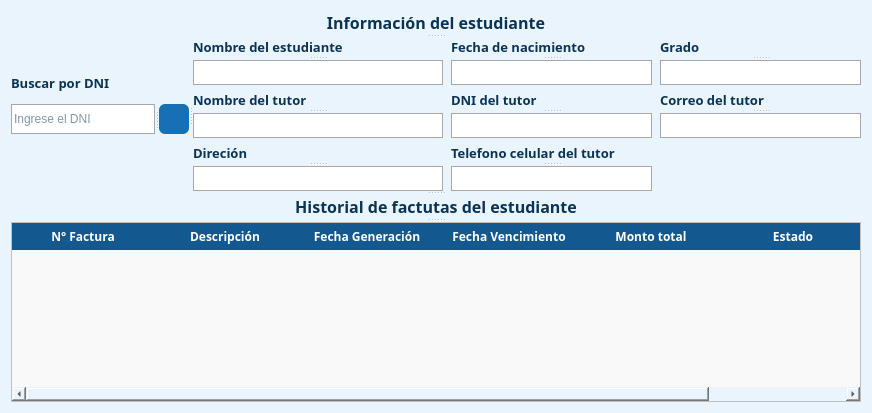
             <widget class="QWidget" name="searchStudent">
              <property name="styleSheet">
               <string notr="true">background-color:#e9f4fd;</string>
              </property>
              <attribute name="title">
               <string>Consultar Estudiante</string>
              </attribute>
              <layout class="QGridLayout" name="gridLayout_5">
               <item row="0" column="0">
                <widget class="QSplitter" name="splitter">
                 <property name="orientation">
                  <enum>Qt::Vertical</enum>
                 </property>
                 <widget class="QLabel" name="tittle_info">
                  <property name="font">
                   <font>
                    <family>Euphemia</family>
                    <pointsize>12</pointsize>
                    <weight>75</weight>
                    <bold>true</bold>
                   </font>
                  </property>
                  <property name="layoutDirection">
                   <enum>Qt::LeftToRight</enum>
                  </property>
                  <property name="styleSheet">
                   <string notr="true">color: rgb(11, 52, 84);</string>
                  </property>
                  <property name="text">
                   <string>Información del estudiante</string>
                  </property>
                  <property name="alignment">
                   <set>Qt::AlignCenter</set>
                  </property>
                  <property name="margin">
                   <number>10</number>
                  </property>
                 </widget>
                 <widget class="QSplitter" name="info_student">
                  <property name="orientation">
                   <enum>Qt::Horizontal</enum>
                  </property>
                  <widget class="QWidget" name="search_studentWidget" native="true">
                   <layout class="QGridLayout" name="gridLayout_7">
                    <item row="0" column="0">
                     <layout class="QVBoxLayout" name="search_student">
                      <property name="spacing">
                       <number>6</number>
                      </property>
                      <item>
                       <widget class="QLabel" name="title_search">
                        <property name="minimumSize">
                         <size>
                          <width>0</width>
                          <height>30</height>
                         </size>
                        </property>
                        <property name="maximumSize">
                         <size>
                          <width>16777215</width>
                          <height>30</height>
                         </size>
                        </property>
                        <property name="font">
                         <font>
                          <family>Euphemia</family>
                          <pointsize>10</pointsize>
                          <weight>75</weight>
                          <bold>true</bold>
                         </font>
                        </property>
                        <property name="styleSheet">
                         <string notr="true">color: rgb(11, 52, 84);</string>
                        </property>
                        <property name="lineWidth">
                         <number>6</number>
                        </property>
                        <property name="text">
                         <string>Buscar por DNI</string>
                        </property>
                       </widget>
                      </item>
                      <item>
                       <widget class="QSplitter" name="box_search">
                        <property name="orientation">
                         <enum>Qt::Horizontal</enum>
                        </property>
                        <widget class="QLineEdit" name="box_dni">
                         <property name="font">
                          <font>
                           <pointsize>9</pointsize>
                          </font>
                         </property>
                         <property name="styleSheet">
                          <string notr="true">background-color: rgb(255, 255, 255);
color: rgb(11, 52, 84);
border:1px solid  #a8a8a8;</string>
                         </property>
                         <property name="placeholderText">
                          <string>Ingrese el DNI </string>
                         </property>
                        </widget>
                        <widget class="QPushButton" name="button_searchDNI">
                         <property name="minimumSize">
                          <size>
                           <width>30</width>
                           <height>30</height>
                          </size>
                         </property>
                         <property name="maximumSize">
                          <size>
                           <width>30</width>
                           <height>30</height>
                          </size>
                         </property>
                         <property name="cursor">
                          <cursorShape>PointingHandCursor</cursorShape>
                         </property>
                         <property name="styleSheet">
                          <string notr="true">background-color:#1770b3;
borde: none;
border-radius:6px;
</string>
                         </property>
                         <property name="text">
                          <string/>
                         </property>
                         <property name="icon">
                          <iconset resource="../../../dashboard/resources.qrc">
                           <normaloff>:/icons/assets/icons/Search.svg</normaloff>:/icons/assets/icons/Search.svg</iconset>
                         </property>
                        </widget>
                       </widget>
                      </item>
                      <item>
                       <widget class="QLabel" name="message_error">
                        <property name="minimumSize">
                         <size>
                          <width>0</width>
                          <height>20</height>
                         </size>
                        </property>
                        <property name="maximumSize">
                         <size>
                          <width>16777215</width>
                          <height>20</height>
                         </size>
                        </property>
                        <property name="font">
                         <font>
                          <family>Euphemia</family>
                          <pointsize>9</pointsize>
                          <weight>75</weight>
                          <bold>true</bold>
                         </font>
                        </property>
                        <property name="styleSheet">
                         <string notr="true">font-family: Euphemia;
color:red;
</string>
                        </property>
                        <property name="text">
                         <string/>
                        </property>
                       </widget>
                      </item>
                     </layout>
                    </item>
                   </layout>
                  </widget>
                  <widget class="QWidget" name="info_studentWidget" native="true">
                   <property name="styleSheet">
                    <string notr="true">QLabel{
color: rgb(11, 52, 84);
}</string>
                   </property>
                   <layout class="QGridLayout" name="gridLayout_6">
                    <item row="0" column="0">
                     <layout class="QVBoxLayout" name="info_student_2">
                      <item>
                       <layout class="QHBoxLayout" name="info1">
                        <property name="spacing">
                         <number>8</number>
                        </property>
                        <item>
                         <widget class="QSplitter" name="student_name">
                          <property name="orientation">
                           <enum>Qt::Vertical</enum>
                          </property>
                          <widget class="QLabel" name="label_studentName">
                           <property name="font">
                            <font>
                             <family>Euphemia</family>
                             <pointsize>10</pointsize>
                             <weight>75</weight>
                             <bold>true</bold>
                            </font>
                           </property>
                           <property name="text">
                            <string>Nombre del estudiante</string>
                           </property>
                          </widget>
                          <widget class="QLineEdit" name="input_student_name">
                           <property name="minimumSize">
                            <size>
                             <width>250</width>
                             <height>25</height>
                            </size>
                           </property>
                           <property name="maximumSize">
                            <size>
                             <width>250</width>
                             <height>16777215</height>
                            </size>
                           </property>
                           <property name="font">
                            <font>
                             <pointsize>10</pointsize>
                            </font>
                           </property>
                           <property name="styleSheet">
                            <string notr="true">background-color: rgb(255, 255, 255);
border:1px solid  #a8a8a8;
color: rgb(11, 52, 84);
</string>
                           </property>
                           <property name="text">
                            <string/>
                           </property>
                           <property name="readOnly">
                            <bool>true</bool>
                           </property>
                          </widget>
                         </widget>
                        </item>
                        <item>
                         <widget class="QSplitter" name="date_student">
                          <property name="orientation">
                           <enum>Qt::Vertical</enum>
                          </property>
                          <widget class="QLabel" name="label_date">
                           <property name="font">
                            <font>
                             <family>Euphemia</family>
                             <pointsize>10</pointsize>
                             <weight>75</weight>
                             <bold>true</bold>
                            </font>
                           </property>
                           <property name="text">
                            <string>Fecha de nacimiento</string>
                           </property>
                          </widget>
                          <widget class="QLineEdit" name="input_date">
                           <property name="minimumSize">
                            <size>
                             <width>0</width>
                             <height>25</height>
                            </size>
                           </property>
                           <property name="font">
                            <font>
                             <pointsize>10</pointsize>
                            </font>
                           </property>
                           <property name="styleSheet">
                            <string notr="true">background-color: rgb(255, 255, 255);
border:1px solid  #a8a8a8;
color: rgb(11, 52, 84);
</string>
                           </property>
                           <property name="readOnly">
                            <bool>true</bool>
                           </property>
                          </widget>
                         </widget>
                        </item>
                        <item>
                         <widget class="QSplitter" name="grade_student">
                          <property name="orientation">
                           <enum>Qt::Vertical</enum>
                          </property>
                          <widget class="QLabel" name="label_grade">
                           <property name="font">
                            <font>
                             <family>Euphemia</family>
                             <pointsize>10</pointsize>
                             <weight>75</weight>
                             <bold>true</bold>
                            </font>
                           </property>
                           <property name="text">
                            <string>Grado</string>
                           </property>
                          </widget>
                          <widget class="QLineEdit" name="input_grade">
                           <property name="minimumSize">
                            <size>
                             <width>0</width>
                             <height>25</height>
                            </size>
                           </property>
                           <property name="font">
                            <font>
                             <pointsize>10</pointsize>
                            </font>
                           </property>
                           <property name="styleSheet">
                            <string notr="true">background-color: rgb(255, 255, 255);
border:1px solid  #a8a8a8;
color: rgb(11, 52, 84);
</string>
                           </property>
                           <property name="readOnly">
                            <bool>true</bool>
                           </property>
                          </widget>
                         </widget>
                        </item>
                       </layout>
                      </item>
                      <item>
                       <layout class="QHBoxLayout" name="info2">
                        <property name="spacing">
                         <number>8</number>
                        </property>
                        <item>
                         <widget class="QSplitter" name="tutor_name">
                          <property name="orientation">
                           <enum>Qt::Vertical</enum>
                          </property>
                          <widget class="QLabel" name="label_tutor_name">
                           <property name="font">
                            <font>
                             <family>Euphemia</family>
                             <pointsize>10</pointsize>
                             <weight>75</weight>
                             <bold>true</bold>
                            </font>
                           </property>
                           <property name="text">
                            <string>Nombre del tutor</string>
                           </property>
                          </widget>
                          <widget class="QLineEdit" name="input_tutor_name">
                           <property name="minimumSize">
                            <size>
                             <width>250</width>
                             <height>25</height>
                            </size>
                           </property>
                           <property name="maximumSize">
                            <size>
                             <width>250</width>
                             <height>16777215</height>
                            </size>
                           </property>
                           <property name="font">
                            <font>
                             <pointsize>10</pointsize>
                            </font>
                           </property>
                           <property name="styleSheet">
                            <string notr="true">background-color: rgb(255, 255, 255);
border:1px solid  #a8a8a8;
color: rgb(11, 52, 84);
</string>
                           </property>
                           <property name="readOnly">
                            <bool>true</bool>
                           </property>
                          </widget>
                         </widget>
                        </item>
                        <item>
                         <widget class="QSplitter" name="dni_tutor">
                          <property name="orientation">
                           <enum>Qt::Vertical</enum>
                          </property>
                          <widget class="QLabel" name="label_dni_tutor">
                           <property name="font">
                            <font>
                             <family>Euphemia</family>
                             <pointsize>10</pointsize>
                             <weight>75</weight>
                             <bold>true</bold>
                            </font>
                           </property>
                           <property name="text">
                            <string>DNI del tutor</string>
                           </property>
                          </widget>
                          <widget class="QLineEdit" name="input_dni">
                           <property name="minimumSize">
                            <size>
                             <width>0</width>
                             <height>25</height>
                            </size>
                           </property>
                           <property name="font">
                            <font>
                             <pointsize>10</pointsize>
                            </font>
                           </property>
                           <property name="styleSheet">
                            <string notr="true">background-color: rgb(255, 255, 255);
border:1px solid  #a8a8a8;
color: rgb(11, 52, 84);
</string>
                           </property>
                           <property name="readOnly">
                            <bool>true</bool>
                           </property>
                          </widget>
                         </widget>
                        </item>
                        <item>
                         <widget class="QSplitter" name="email_tutor">
                          <property name="orientation">
                           <enum>Qt::Vertical</enum>
                          </property>
                          <widget class="QLabel" name="label_email_tutor">
                           <property name="font">
                            <font>
                             <family>Euphemia</family>
                             <pointsize>10</pointsize>
                             <weight>75</weight>
                             <bold>true</bold>
                            </font>
                           </property>
                           <property name="text">
                            <string>Correo del tutor</string>
                           </property>
                          </widget>
                          <widget class="QLineEdit" name="input_email">
                           <property name="minimumSize">
                            <size>
                             <width>0</width>
                             <height>25</height>
                            </size>
                           </property>
                           <property name="font">
                            <font>
                             <pointsize>10</pointsize>
                            </font>
                           </property>
                           <property name="styleSheet">
                            <string notr="true">background-color: rgb(255, 255, 255);
border:1px solid  #a8a8a8;
color: rgb(11, 52, 84);
</string>
                           </property>
                           <property name="readOnly">
                            <bool>true</bool>
                           </property>
                          </widget>
                         </widget>
                        </item>
                       </layout>
                      </item>
                      <item>
                       <layout class="QHBoxLayout" name="info3">
                        <property name="spacing">
                         <number>8</number>
                        </property>
                        <item>
                         <widget class="QSplitter" name="addres">
                          <property name="orientation">
                           <enum>Qt::Vertical</enum>
                          </property>
                          <widget class="QLabel" name="label_address">
                           <property name="font">
                            <font>
                             <family>Euphemia</family>
                             <pointsize>10</pointsize>
                             <weight>75</weight>
                             <bold>true</bold>
                            </font>
                           </property>
                           <property name="text">
                            <string>Direción</string>
                           </property>
                          </widget>
                          <widget class="QLineEdit" name="input_address">
                           <property name="minimumSize">
                            <size>
                             <width>250</width>
                             <height>25</height>
                            </size>
                           </property>
                           <property name="maximumSize">
                            <size>
                             <width>250</width>
                             <height>16777215</height>
                            </size>
                           </property>
                           <property name="font">
                            <font>
                             <pointsize>10</pointsize>
                            </font>
                           </property>
                           <property name="styleSheet">
                            <string notr="true">background-color: rgb(255, 255, 255);
border:1px solid  #a8a8a8;
color: rgb(11, 52, 84);
</string>
                           </property>
                           <property name="readOnly">
                            <bool>true</bool>
                           </property>
                          </widget>
                         </widget>
                        </item>
                        <item>
                         <widget class="QSplitter" name="phone_tutor">
                          <property name="orientation">
                           <enum>Qt::Vertical</enum>
                          </property>
                          <widget class="QLabel" name="label_phone">
                           <property name="font">
                            <font>
                             <family>Euphemia</family>
                             <pointsize>10</pointsize>
                             <weight>75</weight>
                             <bold>true</bold>
                            </font>
                           </property>
                           <property name="text">
                            <string>Telefono celular del tutor</string>
                           </property>
                          </widget>
                          <widget class="QLineEdit" name="input_phone">
                           <property name="minimumSize">
                            <size>
                             <width>0</width>
                             <height>25</height>
                            </size>
                           </property>
                           <property name="font">
                            <font>
                             <pointsize>10</pointsize>
                            </font>
                           </property>
                           <property name="styleSheet">
                            <string notr="true">background-color: rgb(255, 255, 255);
color: rgb(11, 52, 84);
border:1px solid  #a8a8a8;</string>
                           </property>
                           <property name="readOnly">
                            <bool>true</bool>
                           </property>
                          </widget>
                         </widget>
                        </item>
                        <item>
                         <widget class="QSplitter" name="splitter_20">
                          <property name="orientation">
                           <enum>Qt::Vertical</enum>
                          </property>
                         </widget>
                        </item>
                       </layout>
                      </item>
                     </layout>
                    </item>
                   </layout>
                  </widget>
                 </widget>
                 <widget class="QLabel" name="history_tittle">
                  <property name="font">
                   <font>
                    <family>Euphemia</family>
                    <pointsize>12</pointsize>
                    <weight>75</weight>
                    <bold>true</bold>
                   </font>
                  </property>
                  <property name="styleSheet">
                   <string notr="true">color: rgb(11, 52, 84);</string>
                  </property>
                  <property name="text">
                   <string>Historial de factutas del estudiante</string>
                  </property>
                  <property name="alignment">
                   <set>Qt::AlignCenter</set>
                  </property>
                  <property name="margin">
                   <number>6</number>
                  </property>
                 </widget>
                 <widget class="QTableWidget" name="history_table">
                  <property name="minimumSize">
                   <size>
                    <width>850</width>
                    <height>0</height>
                   </size>
                  </property>
                  <property name="maximumSize">
                   <size>
                    <width>850</width>
                    <height>16777215</height>
                   </size>
                  </property>
                  <property name="layoutDirection">
                   <enum>Qt::LeftToRight</enum>
                  </property>
                  <property name="styleSheet">
                   <string notr="true">QTableWidget {
 gridline-color: black; 
    background-color: #F9F9F9;
}

QTableWidget::item {
    padding: 1px;
 	 background-color: #e9f4fd;
     color: #000080; 
	text-align:center;
}

QTableWidget::item:selected {
    background-color: #ddeffd;
    color: black; 
}

QHeaderView::section {
    background-color: #13598f; 
    color: white; 
    padding: 3px;
    border: 0.4px solid white;
    font-family: Euphemia;
    font-size: 12px;
font-weight:bold;
}

QTableWidget::item:alternate {
    background-color: #F0F0F0;
}
</string>
                  </property>
                  <attribute name="horizontalHeaderDefaultSectionSize">
                   <number>142</number>
                  </attribute>
                  <attribute name="verticalHeaderVisible">
                   <bool>false</bool>
                  </attribute>
                  <column>
                   <property name="text">
                    <string>N° Factura</string>
                   </property>
                   <property name="textAlignment">
                    <set>AlignCenter</set>
                   </property>
                  </column>
                  <column>
                   <property name="text">
                    <string>Descripción</string>
                   </property>
                   <property name="textAlignment">
                    <set>AlignCenter</set>
                   </property>
                  </column>
                  <column>
                   <property name="text">
                    <string>Fecha Generación</string>
                   </property>
                   <property name="textAlignment">
                    <set>AlignCenter</set>
                   </property>
                  </column>
                  <column>
                   <property name="text">
                    <string>Fecha Vencimiento</string>
                   </property>
                   <property name="textAlignment">
                    <set>AlignCenter</set>
                   </property>
                  </column>
                  <column>
                   <property name="text">
                    <string>Monto total</string>
                   </property>
                   <property name="textAlignment">
                    <set>AlignCenter</set>
                   </property>
                  </column>
                  <column>
                   <property name="text">
                    <string>Estado</string>
                   </property>
                   <property name="textAlignment">
                    <set>AlignCenter</set>
                   </property>
                  </column>
                 </widget>
                </widget>
               </item>
              </layout>
             </widget>
